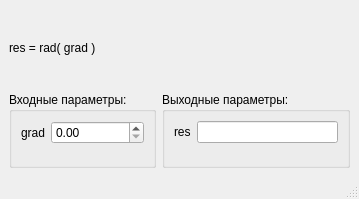
<?xml version="1.0" encoding="UTF-8"?>
<ui version="4.0">
 <class>MainWindowFuncRad</class>
 <widget class="QMainWindow" name="MainWindowFuncRad">
  <property name="geometry">
   <rect>
    <x>0</x>
    <y>0</y>
    <width>359</width>
    <height>199</height>
   </rect>
  </property>
  <property name="sizePolicy">
   <sizepolicy hsizetype="Minimum" vsizetype="Minimum">
    <horstretch>0</horstretch>
    <verstretch>0</verstretch>
   </sizepolicy>
  </property>
  <property name="maximumSize">
   <size>
    <width>450</width>
    <height>350</height>
   </size>
  </property>
  <property name="windowTitle">
   <string>MainWindow</string>
  </property>
  <widget class="QWidget" name="centralwidget">
   <layout class="QGridLayout" name="gridLayout">
    <item row="0" column="0" colspan="2">
     <widget class="QLabel" name="label">
      <property name="text">
       <string>res = rad( grad )</string>
      </property>
     </widget>
    </item>
    <item row="1" column="0">
     <widget class="QGroupBox" name="groupBox">
      <property name="title">
       <string>Входные параметры:</string>
      </property>
      <layout class="QFormLayout" name="formLayout_2">
       <item row="0" column="0">
        <widget class="QLabel" name="label_2">
         <property name="text">
          <string>grad</string>
         </property>
        </widget>
       </item>
       <item row="0" column="1">
        <widget class="QDoubleSpinBox" name="doubleSpinBox_inFuncRad_grad"/>
       </item>
      </layout>
     </widget>
    </item>
    <item row="1" column="1">
     <widget class="QGroupBox" name="groupBox_2">
      <property name="title">
       <string>Выходные параметры:</string>
      </property>
      <layout class="QFormLayout" name="formLayout">
       <item row="0" column="0">
        <widget class="QLabel" name="label_3">
         <property name="text">
          <string>res</string>
         </property>
        </widget>
       </item>
       <item row="0" column="1">
        <widget class="QLineEdit" name="lineEdit_outFuncRad_res"/>
       </item>
      </layout>
     </widget>
    </item>
   </layout>
  </widget>
  <widget class="QMenuBar" name="menubar">
   <property name="geometry">
    <rect>
     <x>0</x>
     <y>0</y>
     <width>359</width>
     <height>26</height>
    </rect>
   </property>
  </widget>
  <widget class="QStatusBar" name="statusbar"/>
 </widget>
 <resources/>
 <connections/>
</ui>
